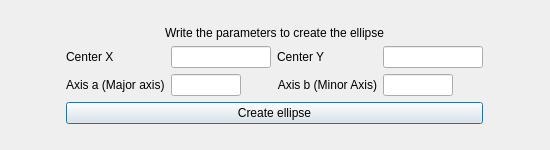
<?xml version="1.0" encoding="UTF-8"?>
<ui version="4.0">
 <class>ellipseCreation</class>
 <widget class="QDialog" name="ellipseCreation">
  <property name="geometry">
   <rect>
    <x>0</x>
    <y>0</y>
    <width>550</width>
    <height>150</height>
   </rect>
  </property>
  <property name="minimumSize">
   <size>
    <width>550</width>
    <height>150</height>
   </size>
  </property>
  <property name="windowTitle">
   <string>ellipseCreation</string>
  </property>
  <layout class="QGridLayout" name="gridLayout_2">
   <item row="0" column="0">
    <layout class="QGridLayout" name="gridLayout">
     <item row="5" column="1">
      <widget class="QLineEdit" name="aAxisLineEdit">
       <property name="maximumSize">
        <size>
         <width>70</width>
         <height>16777215</height>
        </size>
       </property>
      </widget>
     </item>
     <item row="5" column="2">
      <widget class="QLabel" name="label_5">
       <property name="text">
        <string>Axis b (Minor Axis)</string>
       </property>
       <property name="alignment">
        <set>Qt::AlignRight|Qt::AlignTrailing|Qt::AlignVCenter</set>
       </property>
      </widget>
     </item>
     <item row="5" column="0">
      <widget class="QLabel" name="label_3">
       <property name="sizePolicy">
        <sizepolicy hsizetype="Fixed" vsizetype="Preferred">
         <horstretch>0</horstretch>
         <verstretch>0</verstretch>
        </sizepolicy>
       </property>
       <property name="text">
        <string>Axis a (Major axis)</string>
       </property>
      </widget>
     </item>
     <item row="5" column="3">
      <widget class="QLineEdit" name="bAxisLineEdit">
       <property name="maximumSize">
        <size>
         <width>70</width>
         <height>16777215</height>
        </size>
       </property>
      </widget>
     </item>
     <item row="0" column="0" colspan="4">
      <widget class="QLabel" name="label">
       <property name="sizePolicy">
        <sizepolicy hsizetype="Preferred" vsizetype="Fixed">
         <horstretch>0</horstretch>
         <verstretch>0</verstretch>
        </sizepolicy>
       </property>
       <property name="text">
        <string>Write the parameters to create the ellipse</string>
       </property>
       <property name="alignment">
        <set>Qt::AlignCenter</set>
       </property>
      </widget>
     </item>
     <item row="6" column="0" colspan="4">
      <widget class="QPushButton" name="createButton">
       <property name="text">
        <string>Create ellipse</string>
       </property>
      </widget>
     </item>
     <item row="4" column="3">
      <widget class="QLineEdit" name="centerYLineEdit">
       <property name="maximumSize">
        <size>
         <width>100</width>
         <height>16777215</height>
        </size>
       </property>
      </widget>
     </item>
     <item row="4" column="2">
      <widget class="QLabel" name="label_7">
       <property name="sizePolicy">
        <sizepolicy hsizetype="Fixed" vsizetype="Preferred">
         <horstretch>0</horstretch>
         <verstretch>0</verstretch>
        </sizepolicy>
       </property>
       <property name="text">
        <string>Center Y</string>
       </property>
       <property name="alignment">
        <set>Qt::AlignLeading|Qt::AlignLeft|Qt::AlignVCenter</set>
       </property>
      </widget>
     </item>
     <item row="4" column="0">
      <widget class="QLabel" name="label_6">
       <property name="sizePolicy">
        <sizepolicy hsizetype="Fixed" vsizetype="Preferred">
         <horstretch>0</horstretch>
         <verstretch>0</verstretch>
        </sizepolicy>
       </property>
       <property name="text">
        <string>Center X</string>
       </property>
      </widget>
     </item>
     <item row="4" column="1">
      <widget class="QLineEdit" name="centerXLineEdit">
       <property name="sizePolicy">
        <sizepolicy hsizetype="Expanding" vsizetype="Fixed">
         <horstretch>0</horstretch>
         <verstretch>0</verstretch>
        </sizepolicy>
       </property>
       <property name="minimumSize">
        <size>
         <width>100</width>
         <height>0</height>
        </size>
       </property>
       <property name="maximumSize">
        <size>
         <width>100</width>
         <height>16777215</height>
        </size>
       </property>
      </widget>
     </item>
    </layout>
   </item>
  </layout>
 </widget>
 <resources/>
 <connections/>
</ui>
